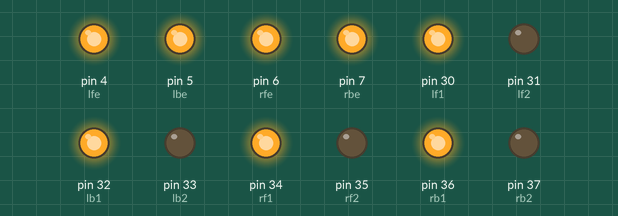
Simulated run of this sketch. Board: Arduino Mega 2560, built with avr-gcc and run on an emulated ATmega2560. Parts: output pins drawn as LEDs (lit = HIGH).

Above: at 0.1 s.
Timing chart, 0 to 1.6 s (numbered marks = the images above):
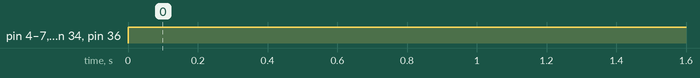

The sketch:

modifited_run_code.ino
```cpp
int lf1 = 30;
int lf2 = 31;
int lb1 = 32;
int lb2 = 33;
int rf1 = 34;
int rf2 = 35;
int rb1 = 36;
int rb2 = 37;
int lfe = 4;
int lbe = 5;
int rfe = 6;
int rbe = 7;
void forward()
{
  digitalWrite(lf1,1);
  digitalWrite(lf2,0);
  digitalWrite(lb1,1);
  digitalWrite(lb2,0);
  digitalWrite(rf1,1);
  digitalWrite(rf2,0);
  digitalWrite(rb1,1);
  digitalWrite(rb2,0);
  analogWrite(lfe,255);
  analogWrite(lbe,255);
  analogWrite(rfe,255);
  analogWrite(rbe,255);


}
void backward()
{
  digitalWrite(lf1,0);
  digitalWrite(lf2,1);
  digitalWrite(lb1,0);
  digitalWrite(lb2,1);
  digitalWrite(rf1,0);
  digitalWrite(rf2,1);
  digitalWrite(rb1,0);
  digitalWrite(rb2,1);
  analogWrite(lfe,255);
  analogWrite(lbe,255);
  analogWrite(rfe,255);
  analogWrite(rbe,255);


}
void right()
{
  digitalWrite(lf1,1);
  digitalWrite(lf2,0);
  digitalWrite(lb1,1);
  digitalWrite(lb2,0);
  digitalWrite(rf1,0);
  digitalWrite(rf2,1);
  digitalWrite(rb1,0);
  digitalWrite(rb2,1);
  analogWrite(lfe,255);
  analogWrite(lbe,255);
  analogWrite(rfe,255);
  analogWrite(rbe,255);

}
void left()
{
  digitalWrite(lf1,0);
  digitalWrite(lf2,1);
  digitalWrite(lb1,0);
  digitalWrite(lb2,1);
  digitalWrite(rf1,1);
  digitalWrite(rf2,0);
  digitalWrite(rb1,1);
  digitalWrite(rb2,0);
  analogWrite(lfe,255);
  analogWrite(lbe,255);
  analogWrite(rfe,255);
  analogWrite(rbe,255);

}


void setup() {
  // put your setup code here, to run once:
pinMode(lf1,OUTPUT);
pinMode(lf2,OUTPUT);
pinMode(lb1,OUTPUT);
pinMode(lb2,OUTPUT);
pinMode(rb1,OUTPUT);
pinMode(rb2,OUTPUT);
pinMode(rf1,OUTPUT);
pinMode(rf2,OUTPUT);
pinMode(lfe,OUTPUT);
pinMode(lbe,OUTPUT);
pinMode(rfe,OUTPUT);
pinMode(lbe,OUTPUT);
}

void loop() {
  // put your main code here, to run repeatedly:
  forward();

}
```

Measured:
- by itself, pin 4 (lfe), pin 5 (lbe), pin 6 (rfe), pin 7 (rbe), pin 30 (lf1), pin 32 (lb1), pin 34 (rf1), pin 36 (rb1): LOW → HIGH at 0.00 s
